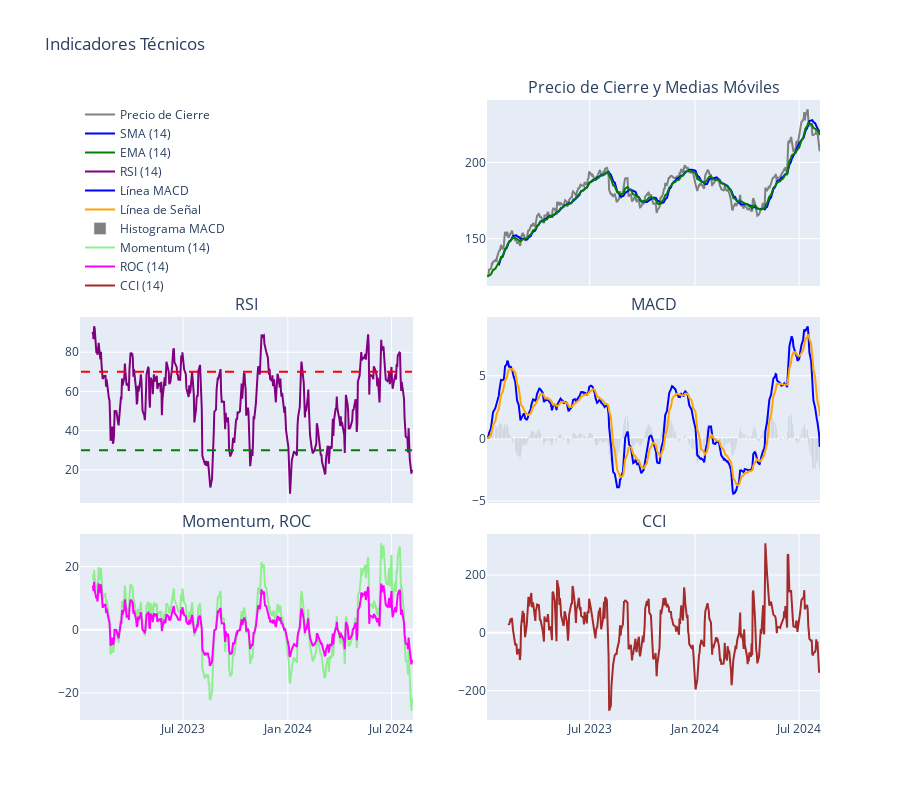

The notebook cell this image was saved under:
### Code cell
Close_data = data['Close']

# Funciones de cálculo de indicadores

# 1. Media Móvil Simple (SMA)
def simple_moving_average(data, period):
    return data.rolling(window=period).mean()

# 2. Media Móvil Exponencial (EMA)
def exponential_moving_average(data, period):
    return data.ewm(span=period, adjust=False).mean()

# 3. Relative Strength Index (RSI)
def relative_strength_index(data, period):
    delta = data.diff(1)
    gain = delta.where(delta > 0, 0)
    loss = -delta.where(delta < 0, 0)
    
    avg_gain = gain.rolling(window=period).mean()
    avg_loss = loss.rolling(window=period).mean()
    
    rs = avg_gain / avg_loss
    rsi = 100 - (100 / (1 + rs))
    
    return rsi

# 4. Moving Average Convergence Divergence (MACD)
def macd(data, short_period=12, long_period=26, signal_period=9):
    short_ema = data.ewm(span=short_period, adjust=False).mean()
    long_ema = data.ewm(span=long_period, adjust=False).mean()
    
    macd_line = short_ema - long_ema
    signal_line = macd_line.ewm(span=signal_period, adjust=False).mean()
    macd_histogram = macd_line - signal_line
    
    return macd_line, signal_line, macd_histogram

# 5. Tasa de Cambio (ROC)
def rate_of_change(data, period):
    return ((data - data.shift(period)) / data.shift(period)) * 100

# 6. Índice de Canal de Commodities (CCI)
def commodity_channel_index(data, period):
    sma = data.rolling(window=period).mean()
    deviation = data - sma
    mean_deviation = deviation.abs().rolling(window=period).mean()
    
    cci = (data - sma) / (0.015 * mean_deviation)
    return cci

# 7. Momentum
def momentum(data, period):
    return data.diff(period)

# 8. Media Móvil Ponderada (WMA)
def weighted_moving_average(data, period):
    weights = np.arange(1, period + 1)
    wma = data.rolling(window=period).apply(lambda prices: np.dot(prices, weights) / weights.sum(), raw=True)
    return wma

# 9. Desviación Estándar
def standard_deviation(data, period):
    return data.rolling(window=period).std()

# Calcular los indicadores
sma = simple_moving_average(Close_data, 14)
ema = exponential_moving_average(Close_data, 14)
rsi = relative_strength_index(Close_data, 14)
macd_line, signal_line, macd_histogram = macd(Close_data)
roc = rate_of_change(Close_data, 14)
cci = commodity_channel_index(Close_data, 14)
mom = momentum(Close_data, 14)
wma = weighted_moving_average(Close_data, 14)
std_dev = standard_deviation(Close_data, 14)

# Crear gráficos con Plotly
fig = sp.make_subplots(rows=3, cols=2, shared_xaxes=True, vertical_spacing=0.05,
                       subplot_titles=('','Precio de Cierre y Medias Móviles', 'RSI', 'MACD', 'Momentum, ROC','CCI'))

# Gráfico de Precios de Cierre y Medias Móviles
fig.add_trace(go.Scatter(x=Close_data.index, y=Close_data, mode='lines', name='Precio de Cierre', line=dict(color='grey')), row=1, col=2)
fig.add_trace(go.Scatter(x=Close_data.index, y=sma, mode='lines', name='SMA (14)', line=dict(color='blue')), row=1, col=2)
fig.add_trace(go.Scatter(x=Close_data.index, y=ema, mode='lines', name='EMA (14)', line=dict(color='green')), row=1, col=2)

# Gráfico de RSI
fig.add_trace(go.Scatter(x=Close_data.index, y=rsi, mode='lines', name='RSI (14)', line=dict(color='purple')), row=2, col=1)
fig.add_shape(type='line', x0=Close_data.index[0], x1=Close_data.index[-1], y0=70, y1=70, line=dict(color='red', dash='dash'), row=2, col=1)
fig.add_shape(type='line', x0=Close_data.index[0], x1=Close_data.index[-1], y0=30, y1=30, line=dict(color='green', dash='dash'), row=2, col=1)

# Gráfico de MACD
fig.add_trace(go.Scatter(x=Close_data.index, y=macd_line, mode='lines', name='Línea MACD', line=dict(color='blue')), row=2, col=2)
fig.add_trace(go.Scatter(x=Close_data.index, y=signal_line, mode='lines', name='Línea de Señal', line=dict(color='orange')), row=2, col=2)
fig.add_trace(go.Bar(x=Close_data.index, y=macd_histogram, name='Histograma MACD', marker_color='grey'), row=2, col=2)

# Gráfico de Momentum, ROC, CCI
fig.add_trace(go.Scatter(x=Close_data.index, y=mom, mode='lines', name='Momentum (14)', line=dict(color='lightgreen')), row=3, col=1)
fig.add_trace(go.Scatter(x=Close_data.index, y=roc, mode='lines', name='ROC (14)', line=dict(color='magenta')), row=3, col=1)
fig.add_trace(go.Scatter(x=Close_data.index, y=cci, mode='lines', name='CCI (14)', line=dict(color='brown')), row=3, col=2)

# Layout del gráfico
fig.update_layout(title='Indicadores Técnicos',
                  xaxis_title='Fecha',
                  yaxis_title='Valor',
                  height=800,
                  showlegend=True,
                  legend=dict(x=0, y=1.0))

fig.update_xaxes(rangeslider_visible=False)
fig.show()

### Figure 1 — Plotly figure (JSON) as saved in the notebook; plotly's stock layout.template omitted (floating-point values rounded to 4 significant figures; data arrays with more than 128 entries replaced by an {"elided": "..."} marker saying what was removed)
{"data": [{"line": {"color": "grey"}, "mode": "lines", "name": "Precio de Cierre", "type": "scatter", "x": {"elided": "400 str values"}, "xaxis": "x2", "y": {"elided": "400 float values"}, "yaxis": "y2"}, {"line": {"color": "blue"}, "mode": "lines", "name": "SMA (14)", "type": "scatter", "x": {"elided": "400 str values"}, "xaxis": "x2", "y": {"elided": "400 float values"}, "yaxis": "y2"}, {"line": {"color": "green"}, "mode": "lines", "name": "EMA (14)", "type": "scatter", "x": {"elided": "400 str values"}, "xaxis": "x2", "y": {"elided": "400 float values"}, "yaxis": "y2"}, {"line": {"color": "purple"}, "mode": "lines", "name": "RSI (14)", "type": "scatter", "x": {"elided": "400 str values"}, "xaxis": "x3", "y": {"elided": "400 float values"}, "yaxis": "y3"}, {"line": {"color": "blue"}, "mode": "lines", "name": "Línea MACD", "type": "scatter", "x": {"elided": "400 str values"}, "xaxis": "x4", "y": {"elided": "400 float values"}, "yaxis": "y4"}, {"line": {"color": "orange"}, "mode": "lines", "name": "Línea de Señal", "type": "scatter", "x": {"elided": "400 str values"}, "xaxis": "x4", "y": {"elided": "400 float values"}, "yaxis": "y4"}, {"marker": {"color": "grey"}, "name": "Histograma MACD", "type": "bar", "x": {"elided": "400 str values"}, "xaxis": "x4", "y": {"elided": "400 float values"}, "yaxis": "y4"}, {"line": {"color": "lightgreen"}, "mode": "lines", "name": "Momentum (14)", "type": "scatter", "x": {"elided": "400 str values"}, "xaxis": "x5", "y": {"elided": "400 float values"}, "yaxis": "y5"}, {"line": {"color": "magenta"}, "mode": "lines", "name": "ROC (14)", "type": "scatter", "x": {"elided": "400 str values"}, "xaxis": "x5", "y": {"elided": "400 float values"}, "yaxis": "y5"}, {"line": {"color": "brown"}, "mode": "lines", "name": "CCI (14)", "type": "scatter", "x": {"elided": "400 str values"}, "xaxis": "x6", "y": {"elided": "400 float values"}, "yaxis": "y6"}], "layout": {"annotations": [{"font": {"size": 16}, "showarrow": false, "text": "Precio de Cierre y Medias Móviles", "x": 0.775, "xanchor": "center", "xref": "paper", "y": 1, "yanchor": "bottom", "yref": "paper"}, {"font": {"size": 16}, "showarrow": false, "text": "RSI", "x": 0.225, "xanchor": "center", "xref": "paper", "y": 0.65, "yanchor": "bottom", "yref": "paper"}, {"font": {"size": 16}, "showarrow": false, "text": "MACD", "x": 0.775, "xanchor": "center", "xref": "paper", "y": 0.65, "yanchor": "bottom", "yref": "paper"}, {"font": {"size": 16}, "showarrow": false, "text": "Momentum, ROC", "x": 0.225, "xanchor": "center", "xref": "paper", "y": 0.3, "yanchor": "bottom", "yref": "paper"}, {"font": {"size": 16}, "showarrow": false, "text": "CCI", "x": 0.775, "xanchor": "center", "xref": "paper", "y": 0.3, "yanchor": "bottom", "yref": "paper"}], "height": 800, "legend": {"x": 0, "y": 1}, "shapes": [{"line": {"color": "red", "dash": "dash"}, "type": "line", "x0": "2023-01-03T00:00:00", "x1": "2024-08-06T00:00:00", "xref": "x3", "y0": 70, "y1": 70, "yref": "y3"}, {"line": {"color": "green", "dash": "dash"}, "type": "line", "x0": "2023-01-03T00:00:00", "x1": "2024-08-06T00:00:00", "xref": "x3", "y0": 30, "y1": 30, "yref": "y3"}], "showlegend": true, "title": {"text": "Indicadores Técnicos"}, "xaxis": {"anchor": "y", "domain": [0, 0.45], "matches": "x5", "rangeslider": {"visible": false}, "showticklabels": false, "title": {"text": "Fecha"}}, "xaxis2": {"anchor": "y2", "domain": [0.55, 1], "matches": "x6", "rangeslider": {"visible": false}, "showticklabels": false}, "xaxis3": {"anchor": "y3", "domain": [0, 0.45], "matches": "x5", "rangeslider": {"visible": false}, "showticklabels": false}, "xaxis4": {"anchor": "y4", "domain": [0.55, 1], "matches": "x6", "rangeslider": {"visible": false}, "showticklabels": false}, "xaxis5": {"anchor": "y5", "domain": [0, 0.45], "rangeslider": {"visible": false}}, "xaxis6": {"anchor": "y6", "domain": [0.55, 1], "rangeslider": {"visible": false}}, "yaxis": {"anchor": "x", "domain": [0.7, 1], "title": {"text": "Valor"}}, "yaxis2": {"anchor": "x2", "domain": [0.7, 1]}, "yaxis3": {"anchor": "x3", "domain": [0.35, 0.65]}, "yaxis4": {"anchor": "x4", "domain": [0.35, 0.65]}, "yaxis5": {"anchor": "x5", "domain": [0, 0.3]}, "yaxis6": {"anchor": "x6", "domain": [0, 0.3]}}}
